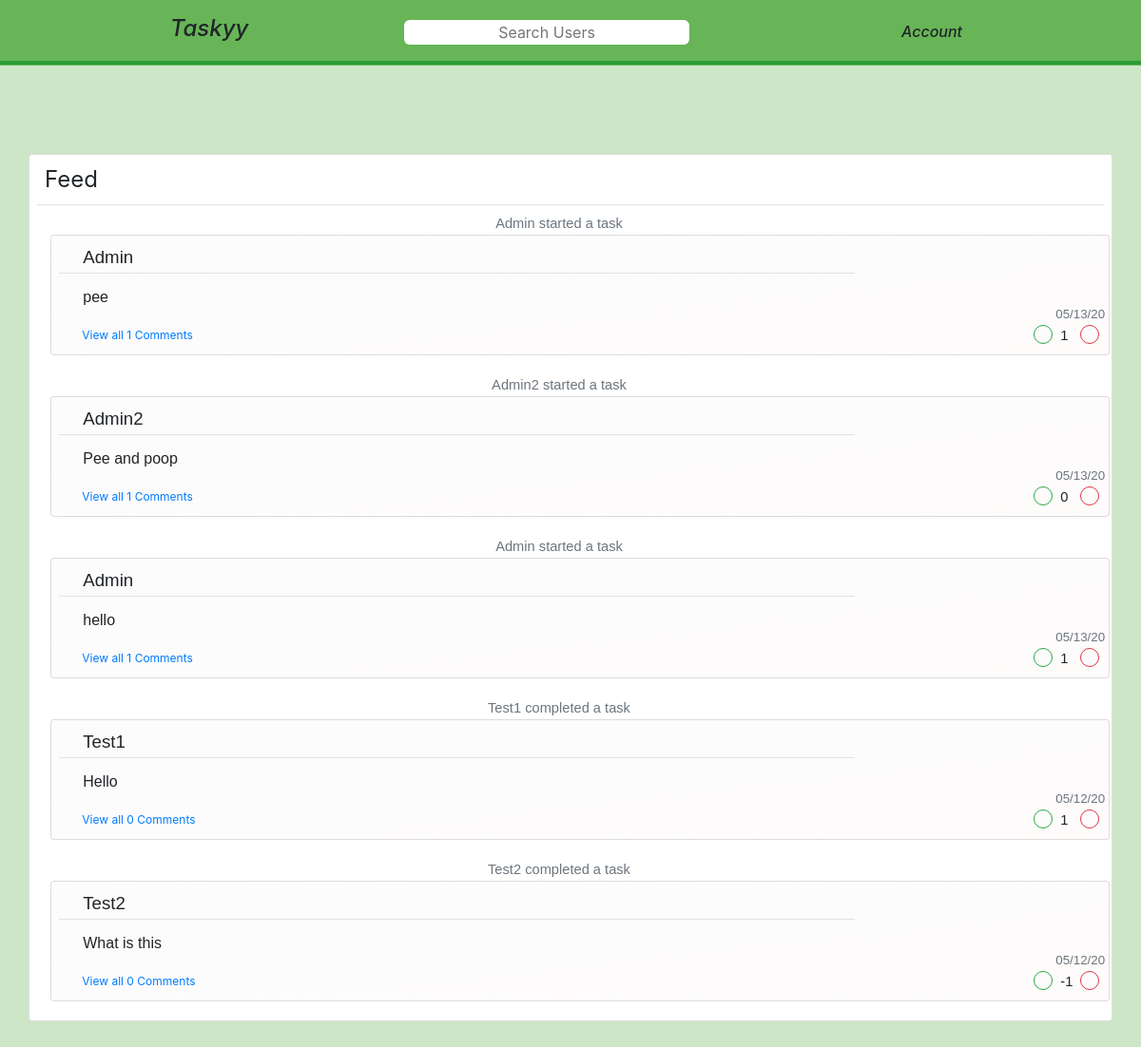
Screenshot of / (signed in) with the database file from the repository.
### mainapp/models.py (models this page shows, shortened)
class Post(db.Model):
    id = db.Column(db.Integer, primary_key=True)
    title = db.Column(db.String(100), nullable=False)
    content = db.Column(db.String(500), nullable=False)
    user_id = db.Column(db.Integer, db.ForeignKey('user.id'), nullable=False)
    date_posted = db.Column(db.DateTime, nullable=False, default=datetime.utcnow)
    comments = db.relationship('Comment', backref='comments', lazy=True)
    likes = db.Column(db.Integer, nullable=False, default=0)

class User(db.Model, UserMixin):
    id = db.Column(db.Integer, primary_key=True)
    username = db.Column(db.String(20), unique=True, nullable=False )
    email = db.Column(db.String(120), unique=True, nullable=False)
    password = db.Column(db.String(60), nullable=False)
    image_file = db.Column(db.String(20), nullable=False, default='dflt.jpg')
    posts = db.relationship('Post', backref='author', lazy=True)
    likes = db.relationship('Likes', backref='liker', lazy=True)
    comments = db.relationship('Comment', backref='commentor', lazy=True)
    friends = db.relationship('Friends', backref='root_friend', lazy=True)

### mainapp/routes.py (the view, shortened to what this page needs)
@app.route('/', methods=['GET', 'POST'])
def home():
    if not current_user.is_authenticated:
        return redirect(url_for('login'))
    title = 'Hello'
    localtimes = []
    mytasklocaltimes = []
    if current_user.is_authenticated:
        title = 'Wacky Schemes'
        tasks=Post.query.filter(Post.user_id != current_user.id).all()
        mytasks = Post.query.filter_by(user_id=current_user.id).all()
    else:
        tasks = []
        mytasks=[]
    tasklikes = {}
    if tasks:
        for task in tasks:
            likecount = len(Likes.query.filter_by(post_id=task.id).all()) - len(Dislikes.query.filter_by(post_id=task.id).all())
            tasklikes.update({task.id : likecount})
            localtimes.append(datetime_from_utc_to_local(task.date_posted))
    if mytasks:
        for task in mytasks:
            likecount = len(Likes.query.filter_by(post_id=task.id).all()) - len(Dislikes.query.filter_by(post_id=task.id).all())
            tasklikes.update({task.id : likecount})
            mytasklocaltimes.append(datetime_from_utc_to_local(task.date_posted))
    comment = CommentForm()
    form = CreateTask()
    likes = {}
    if tasks:
        for task in tasks:
            if Likes.query.filter(Likes.user_id==current_user.id).filter(Likes.post_id==task.id).first():
                likes.update({task.id : 1})
            elif Dislikes.query.filter(Dislikes.user_id==current_user.id).filter(Dislikes.post_id==task.id).first():
                likes.update({task.id :-1})
            else:
                likes.update({task.id : 0})
    if mytasks:
        for task in mytasks:
            if Likes.query.filter(Likes.user_id==current_user.id).filter(Likes.post_id==task.id).first():
                likes.update({task.id : 1})
            elif Dislikes.query.filter(Dislikes.user_id==current_user.id).filter(Dislikes.post_id==task.id).first():
                likes.update({task.id :-1})
            else:
                likes.update({task.id : 0})
    return render_template('home.html', tasklikes=tasklikes, title=title, likes=likes, account=current_user, tasks=tasks, mytasklocaltimes=mytasklocaltimes, mytasks=mytasks, form=form,comment=comment, localtimes=localtimes)

### mainapp/forms.py
class CommentForm(FlaskForm):
    content = StringField('Content', validators=[])
    submit = SubmitField('Post Comment')

class CreateTask(FlaskForm):
    title = TextAreaField('Title', validators=[DataRequired(), Length(max=100)])
    content = StringField('Content', validators=[])
    submit = SubmitField('Create Task')

### mainapp/models.py (called while the page is built)
@login_manager.user_loader
def load_user(user_id):
    return User.query.get(int(user_id))

### mainapp/routes.py (called while the page is built)
def datetime_from_utc_to_local(utc_datetime):
    now_timestamp = time.time()
    offset = datetime.fromtimestamp(now_timestamp) - datetime.utcfromtimestamp(now_timestamp)
    return utc_datetime + offset

### mainapp/templates/home.html (shortened to what this page needs)
{%extends 'layout.html'%}
{%block content%}
<link rel="stylesheet" href="{{url_for('static', filename='stylesheets/home.css')}}">
<div class="container mt-4">
<div class="row">
    <div class="col-sm-1"></div>
  <div class="col-sm-5"></div>
  <div id="maincontent" class="card" style="width:100%">
    <legend class="ml-3 mt-2">Feed</legend>
    <span class="border-bottom ml-2 mb-2 mr-2"></span>
    <div class="mr-4" style="margin-left:-25;">
  {% if tasks %}
  {%for task in tasks | reverse %}
  {% include 'singlepost.html' %}
  {%endfor%}
  {% else %}
</div>
<div class="margin-auto" style="width:600px;">
  <p style="text-align:center">You dont have any friends yet</p>
</div>
{% endif %}
</div>
</div>
</div>
{%endblock content%}

### mainapp/templates/layout.html (shortened to what this page needs)
<!doctype html>
<html lang="en">
  <head>
    <link rel="stylesheet" type="text/css" href="static/stylesheets/singlepost.css">
    <link rel="stylesheet" href="https://maxcdn.bootstrapcdn.com/bootstrap/4.0.0/css/bootstrap.min.css">
    <link rel="stylesheet" href="{{url_for('static', filename='stylesheets/home.css')}}">
  </head>
  <body>
  <nav class="fixed-top" style="">
    <div class="container">
      <div class="row mt-3 mb-3">
    <div class="col">
      <a style="text-decoration:none; color:inherit;"href="{{url_for('home')}}"><h4><i>Taskyy</i></h4></a>
    </div>
    <div class="col">
      <form id="searchbar" style='position:relative' class="" action="" method="post">
        <input id="searchfield" class="searching" type="text" name="" value="" placeholder="Search Users">
      </form>
    </div>
    <div class="col">
      <div style="height:8px"> </div>
      <a style="text-decoration:none; color:inherit" href="{{url_for('account', account_id=current_user.id)}}"><h6><i>Account</i></h6></a>
    </div>
    </div>
    <hr style="position:fixed; width:100vw; left:0px; top:54px; border: 2px solid rgb(43, 157, 51)">
  </nav>
      {%block content%}
      {%endblock %}
    <link rel="stylesheet" href="{{url_for('static', filename='stylesheets/singlepost.css')}}">
  </body>
</html>

### mainapp/templates/singlepost.html (shortened to what this page needs)
{% if task.content != 'Completed' %}
<p class="description text-muted">{{task.author.username}} started a task</p>
{% else %}
<p class="description text-muted">{{task.author.username}} completed a task</p>
{% endif %}
<div class="card" id='tasksection{{task.id}}'style="margin-top:-15px; margin-bottom:20px; margin-left:2%; width:100%;background: linear-gradient(to bottom right, rgb(252, 252, 252),rgba(194, 51, 37, 0.02))">
    <div class=" mt-2 ml-2 " style="margin-bottom:30px;">
      <a style="text-decoration: none; color:inherit"href="{{url_for('post', post_id=task.id)}}">
      <div class="" style=" display:flex; flex-direction:row;">
      <section style="width:70%; margin-left:25px; margin-bottom: 0px; line-height:20px; margin-top:5px;">
        <p class="task-author"style="  color:inherit; text-decoration:none;">
          {{task.author.username}}
        </p>
        <hr style="margin: -10px -5% 15px -25px;">
        <p class="task-title"style="  color:inherit; text-decoration:none;">
          {{task.title}}
        </p>
      </section>
      </div>
    </a>
    <div class="" style="position:absolute;  right:20px; ">
      <div class="" style="position:relative; bottom:0px; right:-10px;">
      <ul class='upvotebuttons'style=" list-style-type:none; display: flex; flex-direction:row">
        <li>
        {%if likes[task.id] == 1 %}
        <li>
          <a href="#" class="mr-1 btn btn-outline-success btn-sm upvotebutton" value="1" id="upvote{{task.id}}" task_id="{{task.id}}" style="background-color:green; height:20px; width:20px; border-radius:50%; text-decoration:none; color:green;" ></a>
        </li>
        <li style="width:25px;">
        <p class="mr-1 ml-1" id="like{{task.id}}" style="margin-top:3px; font-size:11pt;">{{tasklikes[task.id]}}</p>
      </li>
        <li>
          <a href="#" class="downvotebutton btn btn-sm btn-outline-danger" value="0" id="downvote{{task.id}}" task_id="{{task.id}}" style="height:20px; width:20px; border-radius:50%; text-decoration: none; color: red" ></a>
        </li>
        {% else %}
        <li>
          <a href="#" class="mr-1 btn btn-outline-success btn-sm upvotebutton" value="0" id="upvote{{task.id}}" task_id="{{task.id}}" style="height:20px; width:20px; border-radius:50%; text-decoration:none; color:green;" ></a>
        </li>
        <li style="width:25px;">
        <p class="mr-1 ml-1" id="like{{task.id}}" style="margin-top:3px; font-size:11pt;">{{tasklikes[task.id]}}</p>
      </li>
        <li>
          <a href="#" class="downvotebutton btn btn-sm btn-outline-danger" value="0" id="downvote{{task.id}}" task_id="{{task.id}}" style="height:20px; width:20px; border-radius:50%; text-decoration: none; color: red" ></a>
        </li>
        {% endif %}
      </ul>
    </div>
        <div style="position:relative; bottom:75px; left:73px">
          <p class="text-muted" style=" font-size:10pt; margin-bottom:5px;">{{localtimes[tasks.index(task)].strftime('  %x')}}</p>
        </div>
      </div>
      <div  style="margin-bottom:-20px;"class="ml-4 comment-hidden" id="task_id{{task.id}}">
          <a style="font-size:9pt; text-decoration:none;" class="make-comment" href="{{url_for('post', post_id=task.id)}}">View all {{(task.comments) | length}} Comments</a>
      </div>
</div>
</div>

### mainapp/static/stylesheets/singlepost.css (style rules this page uses)
.comment-hidden { margin-bottom: ; }
.comment-hidden .make-comment { visibility: visible; }

### mainapp/static/stylesheets/home.css (style rules this page uses)
nav { background-color:rgba(46, 154, 24, 0.64) }
nav hr { margin-top:10px; }
#searchbar { margin-top: 5px; width:200px; }
#searchfield { width:300px; text-align: center; }
#maincontent { margin-left: 500px; margin-top: 5%; margin-bottom: 5%; }
.upvotebuttons { top: 140px; }
@media (max-width: 1300px ) { #maincontent { width: auto; margin: auto; margin-top: 12%; margin-bottom: 12%; } }
.searching { border:none; border-radius: 6px; }

### mainapp/templates/layout.html (style rules this page uses)
html, body { max-width: 100%; overflow-x: hidden; }
body { height: 100vh; background: rgba(46, 154, 24, 0.24) ; }
nav div div div { text-align: center; }
p { font-family: "Gill Sans MT", sans-serif; font-weight: 200; }
.task-title { font-size: 12pt; }
.task-author { font-size: 14pt; }

### mainapp/templates/home.html (style rules this page uses)
.description { font-size: 11pt; text-align:center; }

### rows the page displays
Post: author.username "Admin", title "pee", tasklikes "1", localtimes "05/13/20", comments "1"
Post: author.username "Admin2", title "Pee and poop", likes "0", localtimes "05/13/20", comments "1"
Post: author.username "Admin", title "hello", tasklikes "1", localtimes "05/13/20", comments "1"
Post: author.username "Test1", title "Hello", tasklikes "1", localtimes "05/12/20", comments "0"
Post: author.username "Test2", title "What is this", tasklikes "-1", localtimes "05/12/20", comments "0"
